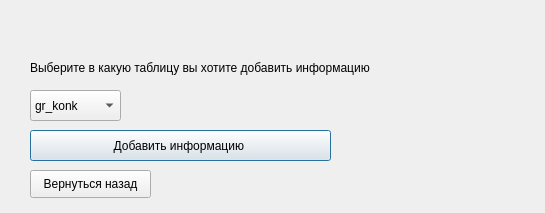
<?xml version="1.0" encoding="UTF-8"?>
<ui version="4.0">
 <class>Dialog</class>
 <widget class="QDialog" name="Dialog">
  <property name="geometry">
   <rect>
    <x>0</x>
    <y>0</y>
    <width>545</width>
    <height>213</height>
   </rect>
  </property>
  <property name="windowTitle">
   <string>Dialog</string>
  </property>
  <widget class="QComboBox" name="comboBox">
   <property name="geometry">
    <rect>
     <x>30</x>
     <y>90</y>
     <width>91</width>
     <height>31</height>
    </rect>
   </property>
   <item>
    <property name="text">
     <string>gr_konk</string>
    </property>
   </item>
   <item>
    <property name="text">
     <string>Gr_pr</string>
    </property>
   </item>
   <item>
    <property name="text">
     <string>VUZ</string>
    </property>
   </item>
  </widget>
  <widget class="QLabel" name="label">
   <property name="geometry">
    <rect>
     <x>30</x>
     <y>60</y>
     <width>571</width>
     <height>16</height>
    </rect>
   </property>
   <property name="text">
    <string>Выберите в какую таблицу вы хотите добавить информацию</string>
   </property>
  </widget>
  <widget class="QPushButton" name="pb_forth_window_choose">
   <property name="geometry">
    <rect>
     <x>30</x>
     <y>130</y>
     <width>301</width>
     <height>31</height>
    </rect>
   </property>
   <property name="text">
    <string>Добавить информацию </string>
   </property>
  </widget>
  <widget class="QPushButton" name="pb_forth_window_exit">
   <property name="geometry">
    <rect>
     <x>30</x>
     <y>170</y>
     <width>121</width>
     <height>28</height>
    </rect>
   </property>
   <property name="text">
    <string>Вернуться назад</string>
   </property>
  </widget>
 </widget>
 <resources/>
 <connections/>
</ui>
